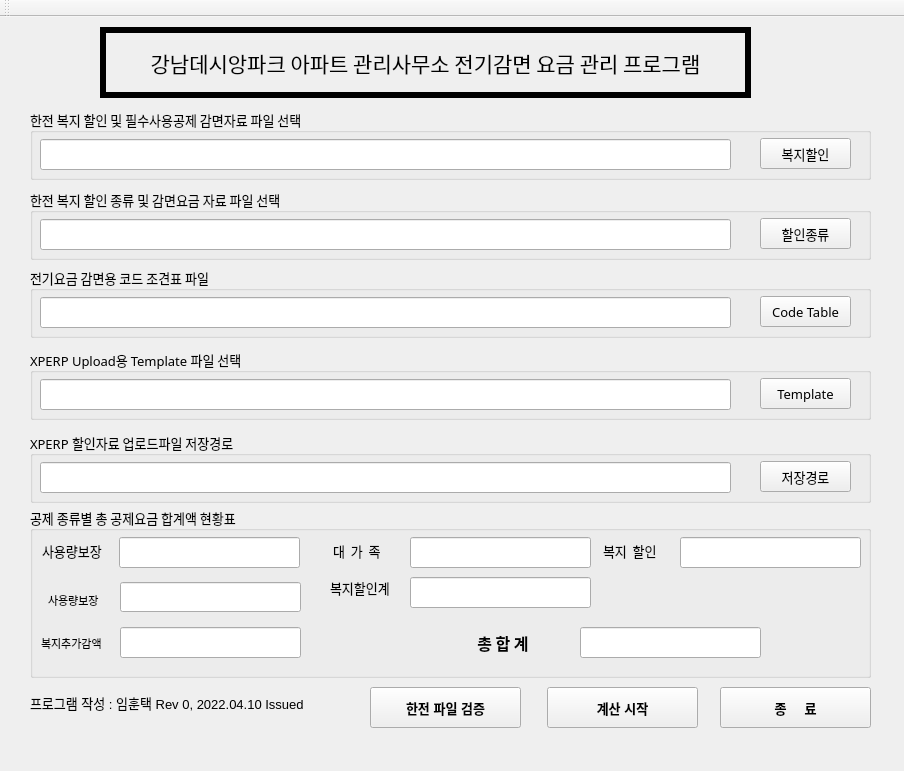
<?xml version="1.0" encoding="UTF-8"?>
<ui version="4.0">
 <class>MainWindow</class>
 <widget class="QMainWindow" name="MainWindow">
  <property name="geometry">
   <rect>
    <x>0</x>
    <y>0</y>
    <width>904</width>
    <height>771</height>
   </rect>
  </property>
  <property name="font">
   <font>
    <pointsize>10</pointsize>
    <weight>50</weight>
    <bold>false</bold>
   </font>
  </property>
  <property name="windowTitle">
   <string>MainWindow</string>
  </property>
  <property name="autoFillBackground">
   <bool>true</bool>
  </property>
  <widget class="QWidget" name="centralwidget">
   <widget class="QLabel" name="label">
    <property name="geometry">
     <rect>
      <x>100</x>
      <y>10</y>
      <width>651</width>
      <height>71</height>
     </rect>
    </property>
    <property name="font">
     <font>
      <family>HY헤드라인M</family>
      <pointsize>16</pointsize>
     </font>
    </property>
    <property name="autoFillBackground">
     <bool>true</bool>
    </property>
    <property name="frameShape">
     <enum>QFrame::Panel</enum>
    </property>
    <property name="frameShadow">
     <enum>QFrame::Plain</enum>
    </property>
    <property name="lineWidth">
     <number>6</number>
    </property>
    <property name="midLineWidth">
     <number>0</number>
    </property>
    <property name="text">
     <string>강남데시앙파크 아파트 관리사무소 전기감면 요금 관리 프로그램</string>
    </property>
    <property name="alignment">
     <set>Qt::AlignCenter</set>
    </property>
   </widget>
   <widget class="QGroupBox" name="groupBox">
    <property name="geometry">
     <rect>
      <x>30</x>
      <y>92</y>
      <width>841</width>
      <height>71</height>
     </rect>
    </property>
    <property name="font">
     <font>
      <family>맑은 고딕</family>
      <pointsize>10</pointsize>
      <weight>50</weight>
      <bold>false</bold>
     </font>
    </property>
    <property name="title">
     <string>한전 복지 할인 및 필수사용공제 감면자료 파일 선택</string>
    </property>
    <widget class="QLineEdit" name="lineEdit">
     <property name="geometry">
      <rect>
       <x>10</x>
       <y>30</y>
       <width>691</width>
       <height>31</height>
      </rect>
     </property>
    </widget>
    <widget class="QPushButton" name="pushButton">
     <property name="geometry">
      <rect>
       <x>730</x>
       <y>29</y>
       <width>91</width>
       <height>31</height>
      </rect>
     </property>
     <property name="text">
      <string>복지할인</string>
     </property>
    </widget>
   </widget>
   <widget class="QGroupBox" name="groupBox_2">
    <property name="geometry">
     <rect>
      <x>30</x>
      <y>172</y>
      <width>841</width>
      <height>71</height>
     </rect>
    </property>
    <property name="font">
     <font>
      <family>맑은 고딕</family>
      <pointsize>10</pointsize>
      <weight>50</weight>
      <bold>false</bold>
     </font>
    </property>
    <property name="title">
     <string>한전 복지 할인 종류 및 감면요금 자료 파일 선택</string>
    </property>
    <widget class="QLineEdit" name="lineEdit_2">
     <property name="geometry">
      <rect>
       <x>10</x>
       <y>30</y>
       <width>691</width>
       <height>31</height>
      </rect>
     </property>
    </widget>
    <widget class="QPushButton" name="pushButton_2">
     <property name="geometry">
      <rect>
       <x>730</x>
       <y>29</y>
       <width>91</width>
       <height>31</height>
      </rect>
     </property>
     <property name="text">
      <string>할인종류</string>
     </property>
    </widget>
   </widget>
   <widget class="QGroupBox" name="groupBox_4">
    <property name="geometry">
     <rect>
      <x>30</x>
      <y>332</y>
      <width>841</width>
      <height>71</height>
     </rect>
    </property>
    <property name="font">
     <font>
      <family>맑은 고딕</family>
      <pointsize>10</pointsize>
      <weight>50</weight>
      <bold>false</bold>
     </font>
    </property>
    <property name="title">
     <string>XPERP Upload용 Template 파일 선택</string>
    </property>
    <widget class="QLineEdit" name="lineEdit_3">
     <property name="geometry">
      <rect>
       <x>10</x>
       <y>30</y>
       <width>691</width>
       <height>31</height>
      </rect>
     </property>
    </widget>
    <widget class="QPushButton" name="pushButton_4">
     <property name="geometry">
      <rect>
       <x>730</x>
       <y>29</y>
       <width>91</width>
       <height>31</height>
      </rect>
     </property>
     <property name="text">
      <string>Template</string>
     </property>
    </widget>
   </widget>
   <widget class="QGroupBox" name="groupBox_3">
    <property name="geometry">
     <rect>
      <x>30</x>
      <y>415</y>
      <width>841</width>
      <height>71</height>
     </rect>
    </property>
    <property name="font">
     <font>
      <family>맑은 고딕</family>
      <pointsize>10</pointsize>
      <weight>50</weight>
      <bold>false</bold>
     </font>
    </property>
    <property name="title">
     <string>XPERP 할인자료 업로드파일 저장경로</string>
    </property>
    <widget class="QLineEdit" name="lineEdit_4">
     <property name="geometry">
      <rect>
       <x>10</x>
       <y>30</y>
       <width>691</width>
       <height>31</height>
      </rect>
     </property>
    </widget>
    <widget class="QPushButton" name="pushButton_3">
     <property name="geometry">
      <rect>
       <x>730</x>
       <y>29</y>
       <width>91</width>
       <height>31</height>
      </rect>
     </property>
     <property name="text">
      <string>저장경로</string>
     </property>
    </widget>
   </widget>
   <widget class="QGroupBox" name="groupBox_5">
    <property name="geometry">
     <rect>
      <x>30</x>
      <y>490</y>
      <width>841</width>
      <height>171</height>
     </rect>
    </property>
    <property name="font">
     <font>
      <family>맑은 고딕</family>
      <pointsize>10</pointsize>
      <weight>50</weight>
      <bold>false</bold>
     </font>
    </property>
    <property name="title">
     <string>공제 종류별 총 공제요금 합계액 현황표</string>
    </property>
    <widget class="QLineEdit" name="lineEdit_5">
     <property name="geometry">
      <rect>
       <x>89</x>
       <y>30</y>
       <width>181</width>
       <height>31</height>
      </rect>
     </property>
    </widget>
    <widget class="QLabel" name="label_2">
     <property name="geometry">
      <rect>
       <x>12</x>
       <y>33</y>
       <width>71</width>
       <height>21</height>
      </rect>
     </property>
     <property name="text">
      <string>사용량보장</string>
     </property>
    </widget>
    <widget class="QLabel" name="label_3">
     <property name="geometry">
      <rect>
       <x>303</x>
       <y>33</y>
       <width>71</width>
       <height>21</height>
      </rect>
     </property>
     <property name="text">
      <string>대  가  족</string>
     </property>
    </widget>
    <widget class="QLineEdit" name="lineEdit_6">
     <property name="geometry">
      <rect>
       <x>380</x>
       <y>30</y>
       <width>181</width>
       <height>31</height>
      </rect>
     </property>
    </widget>
    <widget class="QLabel" name="label_4">
     <property name="geometry">
      <rect>
       <x>573</x>
       <y>33</y>
       <width>71</width>
       <height>21</height>
      </rect>
     </property>
     <property name="text">
      <string>복지  할인</string>
     </property>
    </widget>
    <widget class="QLineEdit" name="lineEdit_7">
     <property name="geometry">
      <rect>
       <x>650</x>
       <y>30</y>
       <width>181</width>
       <height>31</height>
      </rect>
     </property>
    </widget>
    <widget class="QLineEdit" name="lineEdit_8">
     <property name="geometry">
      <rect>
       <x>90</x>
       <y>75</y>
       <width>181</width>
       <height>30</height>
      </rect>
     </property>
    </widget>
    <widget class="QLineEdit" name="lineEdit_9">
     <property name="geometry">
      <rect>
       <x>90</x>
       <y>120</y>
       <width>181</width>
       <height>31</height>
      </rect>
     </property>
    </widget>
    <widget class="QLabel" name="label_6">
     <property name="geometry">
      <rect>
       <x>18</x>
       <y>83</y>
       <width>61</width>
       <height>20</height>
      </rect>
     </property>
     <property name="font">
      <font>
       <pointsize>8</pointsize>
      </font>
     </property>
     <property name="text">
      <string>사용량보장</string>
     </property>
    </widget>
    <widget class="QLabel" name="label_7">
     <property name="geometry">
      <rect>
       <x>11</x>
       <y>126</y>
       <width>71</width>
       <height>20</height>
      </rect>
     </property>
     <property name="font">
      <font>
       <pointsize>8</pointsize>
      </font>
     </property>
     <property name="text">
      <string>복지추가감액</string>
     </property>
    </widget>
    <widget class="QLabel" name="label_8">
     <property name="geometry">
      <rect>
       <x>428</x>
       <y>120</y>
       <width>90</width>
       <height>31</height>
      </rect>
     </property>
     <property name="font">
      <font>
       <pointsize>12</pointsize>
       <weight>75</weight>
       <bold>true</bold>
      </font>
     </property>
     <property name="text">
      <string>총 합 계</string>
     </property>
     <property name="alignment">
      <set>Qt::AlignCenter</set>
     </property>
    </widget>
    <widget class="QLabel" name="label_9">
     <property name="geometry">
      <rect>
       <x>300</x>
       <y>70</y>
       <width>71</width>
       <height>21</height>
      </rect>
     </property>
     <property name="text">
      <string>복지할인계</string>
     </property>
    </widget>
    <widget class="QLineEdit" name="lineEdit_10">
     <property name="geometry">
      <rect>
       <x>380</x>
       <y>70</y>
       <width>181</width>
       <height>31</height>
      </rect>
     </property>
    </widget>
    <widget class="QLineEdit" name="lineEdit_11">
     <property name="geometry">
      <rect>
       <x>550</x>
       <y>120</y>
       <width>181</width>
       <height>31</height>
      </rect>
     </property>
    </widget>
   </widget>
   <widget class="QLabel" name="label_5">
    <property name="geometry">
     <rect>
      <x>30</x>
      <y>670</y>
      <width>311</width>
      <height>31</height>
     </rect>
    </property>
    <property name="font">
     <font>
      <pointsize>10</pointsize>
     </font>
    </property>
    <property name="text">
     <string>프로그램 작성 : 임훈택 Rev 0, 2022.04.10 Issued</string>
    </property>
   </widget>
   <widget class="QPushButton" name="pushButton_5">
    <property name="geometry">
     <rect>
      <x>547</x>
      <y>670</y>
      <width>151</width>
      <height>41</height>
     </rect>
    </property>
    <property name="font">
     <font>
      <weight>75</weight>
      <bold>true</bold>
     </font>
    </property>
    <property name="text">
     <string>계산 시작</string>
    </property>
   </widget>
   <widget class="QPushButton" name="pushButton_6">
    <property name="geometry">
     <rect>
      <x>720</x>
      <y>670</y>
      <width>151</width>
      <height>41</height>
     </rect>
    </property>
    <property name="font">
     <font>
      <weight>75</weight>
      <bold>true</bold>
     </font>
    </property>
    <property name="text">
     <string>종     료</string>
    </property>
   </widget>
   <widget class="QPushButton" name="pushButton_7">
    <property name="geometry">
     <rect>
      <x>370</x>
      <y>670</y>
      <width>151</width>
      <height>41</height>
     </rect>
    </property>
    <property name="font">
     <font>
      <weight>75</weight>
      <bold>true</bold>
     </font>
    </property>
    <property name="text">
     <string>한전 파일 검증</string>
    </property>
   </widget>
   <widget class="QGroupBox" name="groupBox_6">
    <property name="geometry">
     <rect>
      <x>30</x>
      <y>250</y>
      <width>841</width>
      <height>71</height>
     </rect>
    </property>
    <property name="font">
     <font>
      <family>맑은 고딕</family>
      <pointsize>10</pointsize>
      <weight>50</weight>
      <bold>false</bold>
     </font>
    </property>
    <property name="title">
     <string>전기요금 감면용 코드 조견표 파일</string>
    </property>
    <widget class="QLineEdit" name="lineEdit_15">
     <property name="geometry">
      <rect>
       <x>10</x>
       <y>30</y>
       <width>691</width>
       <height>31</height>
      </rect>
     </property>
    </widget>
    <widget class="QPushButton" name="pushButton_8">
     <property name="geometry">
      <rect>
       <x>730</x>
       <y>29</y>
       <width>91</width>
       <height>31</height>
      </rect>
     </property>
     <property name="text">
      <string>Code Table</string>
     </property>
    </widget>
   </widget>
  </widget>
  <widget class="QToolBar" name="toolBar">
   <property name="windowTitle">
    <string>toolBar</string>
   </property>
   <attribute name="toolBarArea">
    <enum>TopToolBarArea</enum>
   </attribute>
   <attribute name="toolBarBreak">
    <bool>false</bool>
   </attribute>
  </widget>
  <widget class="QMenuBar" name="menuBar">
   <property name="geometry">
    <rect>
     <x>0</x>
     <y>0</y>
     <width>904</width>
     <height>21</height>
    </rect>
   </property>
  </widget>
 </widget>
 <resources/>
 <connections/>
</ui>
